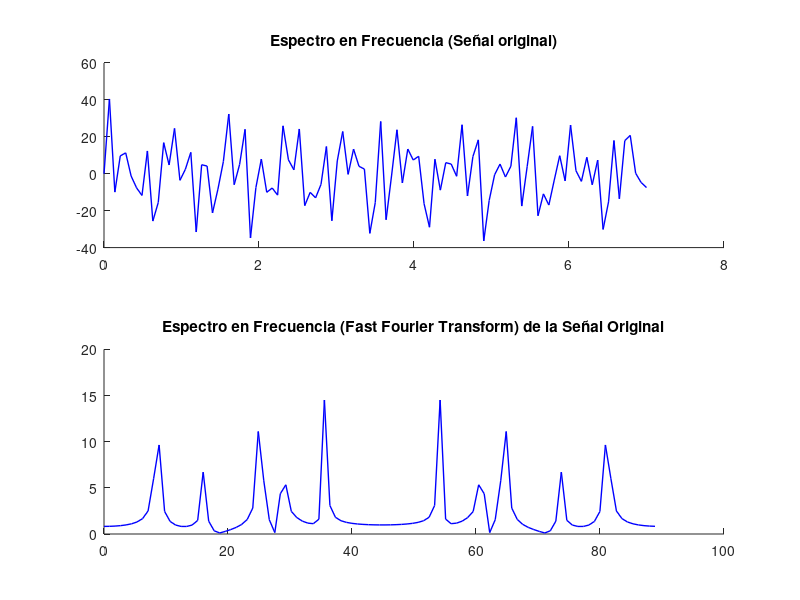

The MATLAB source for this figure: (Note: this script raises an error after producing the figure.)
% *********************************************************************** %
% Filtrado_03_02.m                                                        %
%                                                                         %
% Este código tiene como objetivo diseñar un filtro elíptico que elimine  %
% o reduzca los componentes frecuenciales con menor y mayor frecuencia de %
% la señal discreta y3 cumpliendo las siguientes condiciones:             %                                                            
%   - Dibujar el espectro en frecuencia de la señal discreta y3.          %                                 
%   - Elegir los valores de las frecuencias wP y wR (en Hz), así como las %
%     atenuaciones Rp y Rs (en dB) para eliminar o reducir ruidos de y3.  %
%   - Emplear los comandos "ellipord" y "ellip".                          %
%   - Dibujar el espectro en frecuencia de la señal filtrada y compararlo %
%     con el espectros de la señal y3.                                    %
%     Decidir si el fitro es mejorable eligiendo otros valores de         %
%     frecuencia de corte y de rechazo, así como otros valores de         %
%     atenuación Rp y Rs.                                                 %
%   - Obtener el diagrama de Bode del filtro diseñado.                    %
% Debe mantener el resto de componentes frecuenciales.                    %
% *********************************************************************** %
% Autores/as - Correo:                                                    %
%                                                                         %
%   Ángela Espert Cornejo   - aespcor@etsinf.upv.es                       %
%   Lourdes Francés Llimerá - lfralli@epsa.upv.es                         %
% *********************************************************************** %

% ----------------------------------------------------------------------- %
% EJECUCIONES INICIALES                                                   %
% ----------------------------------------------------------------------- %
clc;                                        % Limpieza de la Command Window
clear all;                                  % Limpieza del Workspace
close all;                                  % Limpieza de figuras abiertas
load('Espert_Frances_57370_datos_T_F.mat'); % Carga de datos
% --------------------------------- %

% ----------------------------------------------------------------------- %
% ASIGNACIÓN DE VALORES DE LOS PARÁMETROS                                 %
% ----------------------------------------------------------------------- %
% Parámetros fijos
% --------------------------------- %
T = T3;     % Periodo de muestreo de la señal
wS = (pi * 2) / T; % Frecuencia de muestreo de la señal
y = y3;     % Array con la señal discreta
tt = tt3;   % Array con los tiempos
% --------------------------------- %
% Parámetros propuestos
% --------------------------------- %
wP_banda = [12, 32]; % Frecuencia de corte en Hz (frecuencias entre wP_1 y wP_2 pasan)
wR_banda = [10, 34]; % Frecuencia de rechazo en Hz (frecuencias menores que wR_1 y mayores que wR_2 se eliminan)
Rp = 0.2;            % Atenuación máxima para la zona de paso en dB (valor reducido 0-3 dB)
Rs = 60;             % Atenuación mínima para la zona de rechazo en dB (valor elevado 20-60 dB)
% --------------------------------- %

% ----------------------------------------------------------------------- %
% CÁLCULO DEL ESPECTRO DE FRECUENCIA                                      %
% ----------------------------------------------------------------------- %
% Transformada de Fourier
% --------------------------------- %
Y = fft(y);
% --------------------------------- %
% Cálculos
% --------------------------------- %
f = (0 : length(Y) - 1)' * wS / length(Y); % Vector de frecuencia
m = abs(Y) * 2 / wS;                       % Amplitud mostrada en el espectro
% --------------------------------- %
% Dibujo del espectro en frecuencia
% --------------------------------- %
figure;
subplot(2, 1, 1)
hold on;
plot(tt, y(1:length(f)), 'b', 'LineWidth', 1.0);
title('Espectro en Frecuencia (Señal original)')
hold off;
subplot(2, 1, 2)
hold on;
plot(f, m(1:length(f)), 'b', 'LineWidth', 1.0);
title('Espectro en Frecuencia (Fast Fourier Transform) de la Señal Original')
hold off;
% ---------------------------

% ----------------------------------------------------------------------- %
% FILTRO DE PASO BANDA                                                    %
% ----------------------------------------------------------------------- %
% Normalización de la frecuencia de corte
% --------------------------------- %
wP_norm = wP_banda / (wS / 2);
wR_norm = wR_banda / (wS / 2);
% --------------------------------- %
% Asegurar que la frecuencia está en el rango permitido
% --------------------------------- %
if any(wP_norm <= 0 | wP_norm >= 1)
    error(['Las frecuencias de corte normalizadas wP deben estar en el rango (0,1). ' ...
        'wP debe ser menor de %.2f y mayor que 0'], wS / 2);
end

if any(wR_norm <= 0 | wR_norm >= 1)
    error(['Las frecuencias de corte normalizadas wR deben estar en el rango (0,1).' ...
        'wR debe ser menor de %.2f y mayor que 0'], wS / 2);
end

if wR_banda(1) >= wP_banda(1) || ...
   wP_banda(1) >= wP_banda(2) || ...
   wP_banda(2) >= wR_banda(2)
    error('El orden de frecuencias debe cumplir: wR[1] < wP[1] < wP[2] < wR[2]');
end
% --------------------------------- %
% Obtención de a y b
% --------------------------------- %
[N, wN] = ellipord(wP_norm, wR_norm, Rp, Rs);
[b_banda, a_banda] = ellip(N, Rp, Rs, wN, 'bandpass');
% --------------------------------- %
% Obtención de la salida filtrada
% --------------------------------- %
y_filtrada_banda = filter(b_banda, a_banda, y);
% --------------------------------- %
% Dibujo del espectro de la señal original y filtrada
% --------------------------------- %
figure;
hold on;
plot(tt, y, 'b', 'LineWidth', 1.0);                             % Señal original
plot(tt, y_filtrada_banda(1:length(f)), 'm', 'LineWidth', 1.0); % Señal filtrada banda
legend('Señal original', 'Señal filtrada');                     % Añadir la leyenda
title('Dibujo del espectro de la señal (Paso banda)');
xlabel('Tiempo (s)');                                           % Etiqueta para el eje X
ylabel('Amplitud');                                             % Etiqueta para el eje Y
hold off;
grid on;                                                        % Activar la cuadrícula
% --------------------------------- %

% ----------------------------------------------------------------------- %
% DIAGRAMA DE BODE DEL FILTRO                                             %
% ----------------------------------------------------------------------- %
figure;
% --------------------------------- %
% Paso Banda
% --------------------------------- %
dbode(b_banda, a_banda, T * 2 * pi);
title('Diagrama de BODE del filtro elíptico (paso banda)');
xlabel('Frecuencia (Hz)');
ylabel('Ganancia (dB)');
grid on;
% --------------------------------- %

% ----------------------------------------------------------------------- %
% ESPECTRO DE FRECUENCIA DE LA SEÑAL FILTRADA                             %
% ----------------------------------------------------------------------- %
% Transformada de Fourier
% --------------------------------- %
Y_filtrada = fft(y_filtrada_banda);
% --------------------------------- %
% Cálculos
% --------------------------------- %
f_filtrada = (0 : length(Y_filtrada) - 1)' * wS / length(Y_filtrada); % Vector de frecuencia
m_filtrada = abs(Y_filtrada) * 2 / wS;                                % Amplitud mostrada en el espectro
% --------------------------------- %
% Dibujo del espectro en frecuencia
% --------------------------------- %
figure;
subplot(2, 1, 1);
hold on;
plot(tt, y_filtrada_banda(1:length(f)), 'm', 'LineWidth', 1.0);
title('Espectro en Frecuencia (Señal filtrada)')
hold off;
subplot(2, 1, 2);
hold on;
plot(f_filtrada, m_filtrada(1:length(f)), 'm', 'LineWidth', 1.0);
title('Espectro en Frecuencia (Fast Fourier Transform) de la Señal Filtrada')
hold off;
% ---------------------------

% ----------------------------------------------------------------------- %
% VISUALIZACIÓN DE TODOS LOS RESULTADOS                                   %
% ----------------------------------------------------------------------- %
figure;
subplot(2, 1, 1);
hold on;
plot(tt, y, 'b', 'LineWidth', 1.0);
plot(tt, y_filtrada_banda(1:length(f)), 'm', 'LineWidth', 1.0);
legend('Señal original', 'Señal filtrada', 'Location', 'best');
title('Espectro en Frecuencia')
hold off;
subplot(2, 1, 2);
hold on;
plot(f, m, 'b', 'LineWidth', 1.0);
plot(f_filtrada, m_filtrada(1:length(f)), 'm', 'LineWidth', 1.0);
legend('Señal original', 'Señal filtrada', 'Location', 'best');
title('Espectro en Frecuencia (FFT)')
hold off;
% --------------------------------- %

% ----------------------------------------------------------------------- %
% CONCLUSIONES TRAS ANALIZAR LOS RESULTADOS                               %
% ----------------------------------------------------------------------- %
% El filtro de paso banda es aquel que permite que pasen frecuencias
% dentro del rango de valores wP y que elimina frecuencias fuera del rango
% wR. Por tanto, ya que se pide un filtro que reduzca los componentes
% frecuenciales de menor y mayor frecuencia manteniendo el resto de 
% componentes frecuenciales, se considera este filtro como el más adecuado.
% ----------------------------------------------------------------------- %